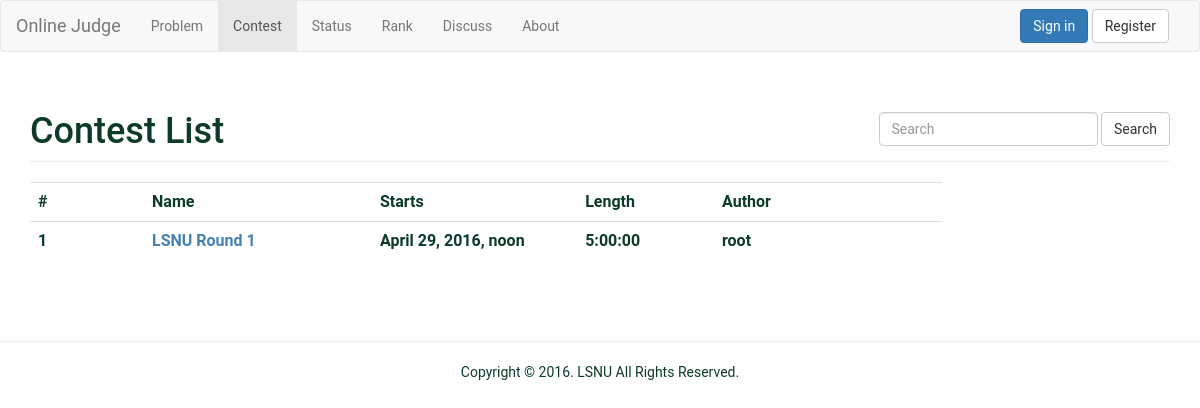
The page /contest/ on the database its author committed.
### OJ/models.py (models this page shows, shortened)
class Contest(models.Model):
    uid = models.ForeignKey(User)
    name = models.CharField(max_length=254)
    start_time = models.DateTimeField()
    end_time = models.DurationField()
    problems = models.ManyToManyField(Problem)
    class Meta:
        ordering = ['start_time']

### OJ/views.py (the view)
# urls.py: url(r'^contest/$', views.contest),
def contest(req):
    contest_obj = Contest.objects.all()
    return ren2res('contest.html', req, {'contest': contest_obj})

### OJ/views.py (called while the page is built)
def ren2res(template,req,dict={}):
    if req.user.is_authenticated():
        dict.update({'user':{'id':req.user.id,'name':req.user.get_username()}})
    else:
        dict.update({'user':False})
    if req:
        return render_to_response(template,dict,context_instance=RequestContext(req))
    else:
        return render_to_response(template,dict)

### templates/contest.html
{% extends "base_list.html" %}
{% block title %}Contest List{% endblock %}
{% block navbar %}{% include "include/navbar-contest.html" %}{% endblock %}
{% block list %}
<col width="10%" />
<col width="20%" />
<col width="18%" />
<col width="12%" />
<col width="20%" />
<col width="20%">
<tr>
    <th>#</th>
    <th>Name</th>
    <th>Starts</th>
    <th>Length</th>
    <th>Author</th>
</tr>
{% for item in contest %}
<tr>
    <th>{{ item.id }}</th>
    <th><a href="./{{ item.id }}">{{ item.name }}</a></th>
    <th>{{ item.start_time }}</th>
    <th>{{ item.end_time }}</th>
    <th>{{ item.uid }}</th>
</tr>
{% endfor %}
{% endblock %}

### templates/base.html (style rules this page uses)
body { color: #0c3c26; font-family: "Roboto",Corbel,Avenir,"Lucida Grande","Lucida Sans",sans-serif; }
a { color:steelblue; }

### rows shown on the page
Contest: id "1", name "LSNU Round 1", start_time "April 29, 2016, noon", end_time "5:00:00", uid "root"
